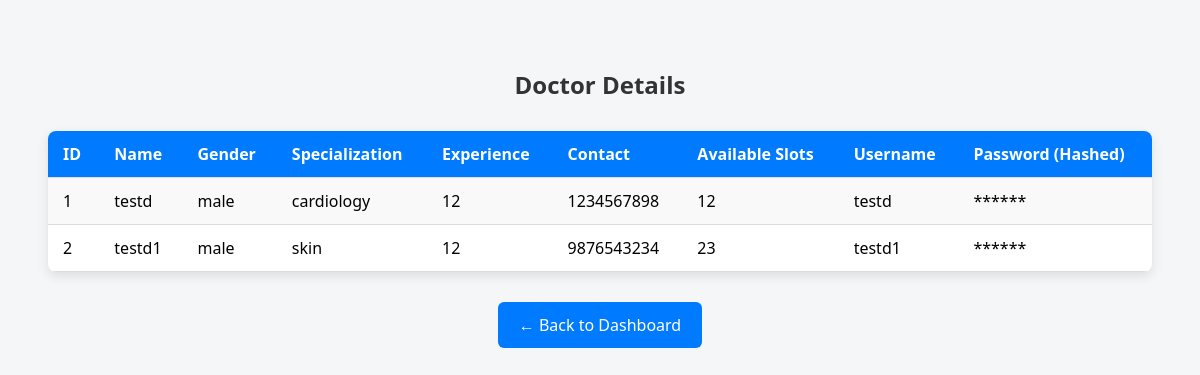
/admin/view_doctors (signed in), run on the app's committed database.
### tables this page shows
CREATE TABLE doctor_logins (
            doctor_id INTEGER PRIMARY KEY,
            username TEXT UNIQUE NOT NULL,
            password TEXT NOT NULL,
            FOREIGN KEY (doctor_id) REFERENCES doctors(id));

CREATE TABLE doctors (
    id INTEGER PRIMARY KEY AUTOINCREMENT,
    username TEXT UNIQUE NOT NULL,  -- This will be used to link with doctor_slots
    name TEXT NOT NULL,
    specialization TEXT NOT NULL,
    gender TEXT NOT NULL,
    experience INTEGER NOT NULL,
    contact TEXT,
    available_slots INTEGER NOT NULL
);

### app.py (the view)
@app.route('/admin/view_doctors')
def view_doctors():
    if 'admin' in session:
        conn = get_db()
        cursor = conn.cursor()
        cursor.execute("""
            SELECT d.*, l.username FROM doctors d
            JOIN doctor_logins l ON d.id = l.doctor_id
        """)
        doctors = cursor.fetchall()
        conn.close()
        return render_template('view_doctors.html', doctors=doctors)
    flash("Unauthorized access. Please login to view.")
    return redirect('/login')

### db.py (called while the page is built)
def get_db():
    conn = sqlite3.connect(DATABASE)
    conn.row_factory = sqlite3.Row
    return conn

### templates/view_doctors.html (shortened to what this page needs)
<!DOCTYPE html>
<html lang="en">
<head>
</head>
<body>
    <h2>Doctor Details</h2>
    <table>
        <tr>
            <th>ID</th>
            <th>Name</th>
            <th>Gender</th>
            <th>Specialization</th>
            <th>Experience</th>
            <th>Contact</th>
            <th>Available Slots</th>
            <th>Username</th>
            <th>Password (Hashed)</th>
        </tr>
        {% for doc in doctors %}
        <tr>
            <td>{{ doc[0] }}</td>
            <td>{{ doc[2] }}</td>
            <td>{{ doc[4] }}</td>
            <td>{{ doc[3] }}</td>
            <td>{{ doc[5] }}</td>
            <td>{{ doc[6] }}</td>
            <td>{{ doc[7] }}</td>
            <td>{{ doc[8] }}</td>
            <td>******</td>
        </tr>
        {% endfor %}
    </table>
    <a href="/admin/dashboard" class="back-btn">← Back to Dashboard</a>
</body>
</html>

### templates/view_doctors.html (style rules this page uses)
body { font-family: 'Segoe UI', sans-serif; background-color: #f4f6f8; padding: 40px; }
h2 { text-align: center; color: #333; margin-bottom: 30px; }
table { width: 100%; border-collapse: collapse; margin: auto; background-color: white; box-shadow: 0 4px 12px rgba(0, 0, 0, 0.1); border-radius: 8px; overflow: hidden; }
th, td { padding: 12px 15px; text-align: left; border-bottom: 1px solid #ddd; }
th { background-color: #007BFF; color: white; }
tr:nth-child(even) { background-color: #f9f9f9; }
.back-btn { display: block; width: 180px; margin: 30px auto 0; padding: 12px; text-align: center; background-color: #007bff; color: white; border: none; border-radius: 6px; text-decoration: none; font-size: 16px; transition: background-color 0.3s ease; }

### data on the page
doctor_logins: doc "1", name "testd", gender "male", specialization "cardiology", experience "12", contact "1234567898", available_slots "12", username "testd"
doctor_logins: doc "2", name "testd1", gender "male", specialization "skin", experience "12", contact "9876543234", available_slots "23", username "testd1"
